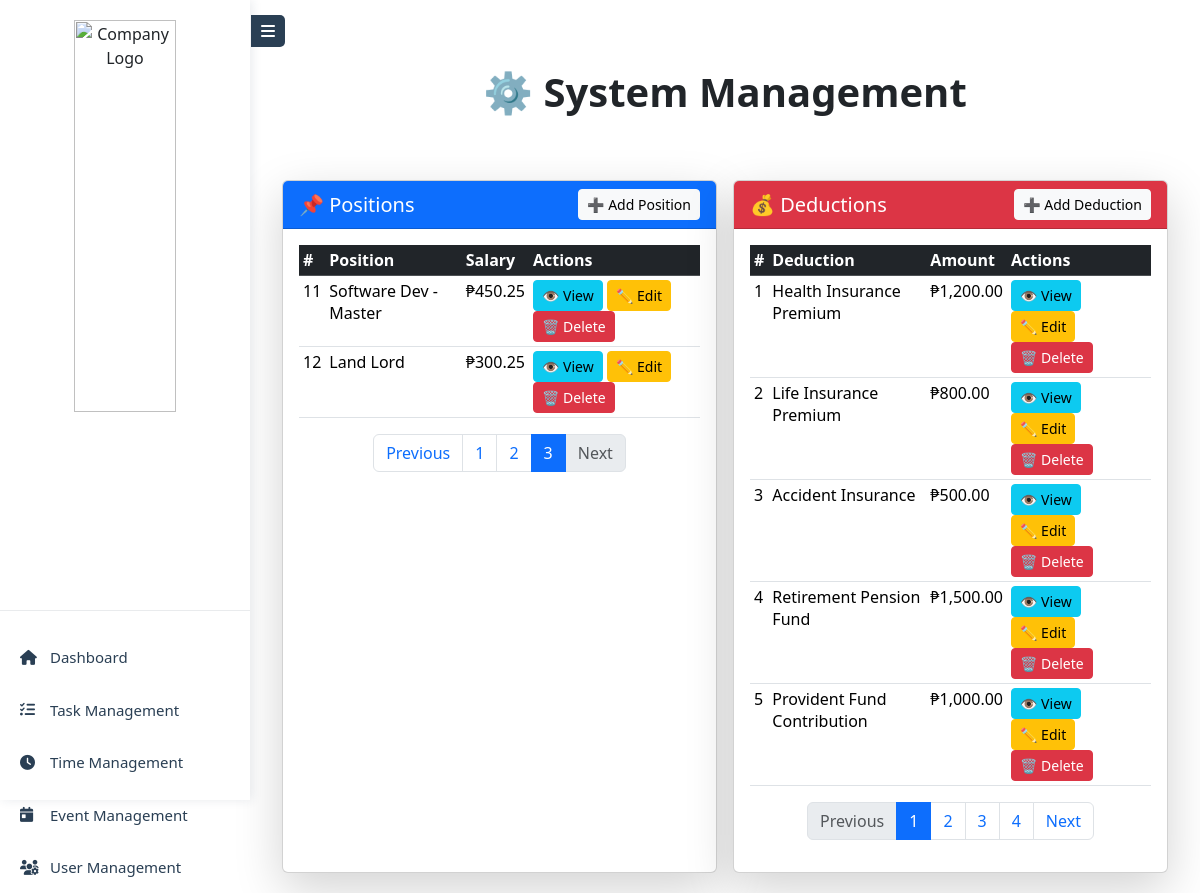
The app's page /roles/super_admin/system_management.php?positions_page=3&deductions_page=1 with its own data.
### tables this page shows
CREATE TABLE `positions` (
  `id` int(11) NOT NULL,
  `position_name` varchar(255) NOT NULL,
  `description` text DEFAULT NULL,
  `salary` decimal(10,2) NOT NULL DEFAULT 0.00,
  `created_at` timestamp NOT NULL DEFAULT current_timestamp(),
  `updated_at` timestamp NOT NULL DEFAULT current_timestamp() ON UPDATE current_timestamp()
);

CREATE TABLE `deductions` (
  `id` int(11) NOT NULL,
  `deduction_name` varchar(255) NOT NULL,
  `amount` decimal(10,2) NOT NULL DEFAULT 0.00,
  `description` text DEFAULT NULL,
  `created_at` timestamp NOT NULL DEFAULT current_timestamp(),
  `updated_at` timestamp NOT NULL DEFAULT current_timestamp() ON UPDATE current_timestamp()
);

### roles/super_admin/system_func.php (called while the page is built, shortened)
<?php
require_once 'db.php';
function getPaginatedPositions($limit, $offset)
{
    global $conn;
    $stmt = $conn->prepare("SELECT * FROM positions LIMIT :limit OFFSET :offset");
    $stmt->bindParam(':limit', $limit, PDO::PARAM_INT);
    $stmt->bindParam(':offset', $offset, PDO::PARAM_INT);
    $stmt->execute();
    return $stmt->fetchAll(PDO::FETCH_ASSOC);
}
function countAllPositions()
{
    global $conn;
    $stmt = $conn->query("SELECT COUNT(*) as total FROM positions");
    return $stmt->fetch(PDO::FETCH_ASSOC)['total'];
}
function getPaginatedDeductions($limit, $offset)
{
    global $conn;
    $stmt = $conn->prepare("SELECT * FROM deductions LIMIT :limit OFFSET :offset");
    $stmt->bindParam(':limit', $limit, PDO::PARAM_INT);
    $stmt->bindParam(':offset', $offset, PDO::PARAM_INT);
    $stmt->execute();
    return $stmt->fetchAll(PDO::FETCH_ASSOC);
}
function countAllDeductions()
{
    global $conn;
    $stmt = $conn->query("SELECT COUNT(*) as total FROM deductions");
    return $stmt->fetch(PDO::FETCH_ASSOC)['total'];
}

### roles/super_admin/system_management.php (the view, shortened to what this page needs)
<?php
include "../super_admin/header.php";
include "system_func.php";
$positionsPerPage = 5;
$deductionsPerPage = 5;
$positionsPage = isset($_GET['positions_page']) ? (int)$_GET['positions_page'] : 1;
$positionsOffset = ($positionsPage - 1) * $positionsPerPage;
$deductionsPage = isset($_GET['deductions_page']) ? (int)$_GET['deductions_page'] : 1;
$deductionsOffset = ($deductionsPage - 1) * $deductionsPerPage;
$positions = getPaginatedPositions($positionsPerPage, $positionsOffset);
$totalPositions = countAllPositions();
$totalPositionsPages = ceil($totalPositions / $positionsPerPage);
$deductions = getPaginatedDeductions($deductionsPerPage, $deductionsOffset);
$totalDeductions = countAllDeductions();
$totalDeductionsPages = ceil($totalDeductions / $deductionsPerPage);
?>
<div class="container mt-5">
    <h1 class="text-center fw-bold">⚙️ System Management</h1>
    <div class="row mt-5 g-3">
        <div class="col-md-6 d-flex">
            <div class="card shadow-lg flex-fill">
                <div class="card-header bg-primary text-white d-flex justify-content-between align-items-center">
                    <h5 class="mb-0">📌 Positions</h5>
                    <a href="system_addpos.php" class="btn btn-light btn-sm">➕ Add Position</a>
                </div>
                <div class="card-body">
                    <?php if (!empty($positions)) { ?>
                        <div class="table-responsive">
                            <table class="table table-sm table-hover">
                                <thead class="table-dark">
                                    <tr>
                                        <th>#</th>
                                        <th>Position</th>
                                        <th>Salary</th>
                                        <th>Actions</th>
                                    </tr>
                                </thead>
                                <tbody>
                                    <?php foreach ($positions as $index => $position) { ?>
                                        <tr>
                                            <td><?= $positionsOffset + $index + 1 ?></td>
                                            <td><?= htmlspecialchars($position['position_name']) ?></td>
                                            <td>₱<?= number_format($position['salary'], 2) ?></td>
                                            <td>
                                                <button type="button" class="btn btn-info btn-sm view-position-btn"
                                                    data-bs-toggle="modal"
                                                    data-bs-target="#viewPositionModal"
                                                    data-id="<?= $position['id'] ?>"
                                                    data-name="<?= htmlspecialchars($position['position_name']) ?>"
                                                    data-salary="<?= number_format($position['salary'], 2) ?>"
                                                    data-description="<?= htmlspecialchars($position['description']) ?>">
                                                    👁️ View
                                                </button>
                                                <a href="system_editpos.php?id=<?= $position['id'] ?>" class="btn btn-warning btn-sm">✏️ Edit</a>
                                                <a href="system_deletepos.php?id=<?= $position['id'] ?>" class="btn btn-danger btn-sm" onclick="return confirm('Are you sure you want to delete this position?')">🗑️ Delete</a>
                                            </td>
                                        </tr>
                                    <?php } ?>
                                </tbody>
                            </table>
                        </div>
                        <nav>
                            <ul class="pagination justify-content-center">
                                <li class="page-item <?= $positionsPage <= 1 ? 'disabled' : '' ?>">
                                    <a class="page-link" href="?positions_page=<?= max(1, $positionsPage - 1) ?>&deductions_page=<?= $deductionsPage ?>">Previous</a>
                                </li>
                                <?php for ($i = 1; $i <= $totalPositionsPages; $i++) { ?>
                                    <li class="page-item <?= $i == $positionsPage ? 'active' : '' ?>">
                                        <a class="page-link" href="?positions_page=<?= $i ?>&deductions_page=<?= $deductionsPage ?>"><?= $i ?></a>
                                    </li>
                                <?php } ?>
                                <li class="page-item <?= $positionsPage >= $totalPositionsPages ? 'disabled' : '' ?>">
                                    <a class="page-link" href="?positions_page=<?= min($totalPositionsPages, $positionsPage + 1) ?>&deductions_page=<?= $deductionsPage ?>">Next</a>
                                </li>
                            </ul>
                        </nav>
                    <?php } else { ?>
                        <p class="text-center text-muted">No positions found.</p>
                    <?php } ?>
                </div>
            </div>
        </div>
        <div class="col-md-6 d-flex">
            <div class="card shadow-lg flex-fill">
                <div class="card-header bg-danger text-white d-flex justify-content-between align-items-center">
                    <h5 class="mb-0">💰 Deductions</h5>
                    <a href="system_addduc.php" class="btn btn-light btn-sm">➕ Add Deduction</a>
                </div>
                <div class="card-body">
                    <?php if (!empty($deductions)) { ?>
                        <div class="table-responsive">
                            <table class="table table-sm table-hover">
                                <thead class="table-dark">
                                    <tr>
                                        <th>#</th>
                                        <th>Deduction</th>
                                        <th>Amount</th>
                                        <th>Actions</th>
                                    </tr>
                                </thead>
                                <tbody>
                                    <?php foreach ($deductions as $index => $deduction) { ?>
                                        <tr>
                                            <td><?= $deductionsOffset + $index + 1 ?></td>
                                            <td><?= htmlspecialchars($deduction['deduction_name']) ?></td>
                                            <td>₱<?= number_format($deduction['amount'], 2) ?></td>
                                            <td>
                                                <button type="button" class="btn btn-info btn-sm view-deduction-btn"
                                                    data-bs-toggle="modal"
                                                    data-bs-target="#viewDeductionModal"
                                                    data-id="<?= $deduction['id'] ?>"
                                                    data-name="<?= htmlspecialchars($deduction['deduction_name']) ?>"
                                                    data-amount="<?= number_format($deduction['amount'], 2) ?>"
                                                    data-description="<?= htmlspecialchars($deduction['description'] ?? 'No description available') ?>">
                                                    👁️ View
                                                </button>
                                                <a href="system_editduc.php?id=<?= $deduction['id'] ?>" class="btn btn-warning btn-sm">✏️ Edit</a>
                                                <a href="system_deleteduc.php?id=<?= $deduction['id'] ?>" class="btn btn-danger btn-sm" onclick="return confirm('Are you sure you want to delete this deduction?')">🗑️ Delete</a>
                                            </td>
                                        </tr>
                                    <?php } ?>
                                </tbody>
                            </table>
                        </div>
                        <nav>
                            <ul class="pagination justify-content-center">
                                <li class="page-item <?= $deductionsPage <= 1 ? 'disabled' : '' ?>">
                                    <a class="page-link" href="?positions_page=<?= $positionsPage ?>&deductions_page=<?= max(1, $deductionsPage - 1) ?>">Previous</a>
                                </li>
                                <?php for ($i = 1; $i <= $totalDeductionsPages; $i++) { ?>
                                    <li class="page-item <?= $i == $deductionsPage ? 'active' : '' ?>">
                                        <a class="page-link" href="?positions_page=<?= $positionsPage ?>&deductions_page=<?= $i ?>"><?= $i ?></a>
                                    </li>
                                <?php } ?>
                                <li class="page-item <?= $deductionsPage >= $totalDeductionsPages ? 'disabled' : '' ?>">
                                    <a class="page-link" href="?positions_page=<?= $positionsPage ?>&deductions_page=<?= min($totalDeductionsPages, $deductionsPage + 1) ?>">Next</a>
                                </li>
                            </ul>
                        </nav>
                    <?php } else { ?>
                        <p class="text-center text-muted">No deductions found.</p>
                    <?php } ?>
                </div>
            </div>
        </div>
    </div>
</div>
<?php include "../super_admin/footer.php"; ?>

### records on screen
positions: index "11", position_name "Software Dev - Master", salary "450.25"
positions: index "12", position_name "Land Lord", salary "300.25"
deductions: index "1", deduction_name "Health Insurance Premium", amount "1,200.00"
deductions: index "2", deduction_name "Life Insurance Premium", amount "800.00"
deductions: index "3", deduction_name "Accident Insurance", amount "500.00"
deductions: index "4", deduction_name "Retirement Pension Fund", amount "1,500.00"
deductions: index "5", deduction_name "Provident Fund Contribution", amount "1,000.00"
